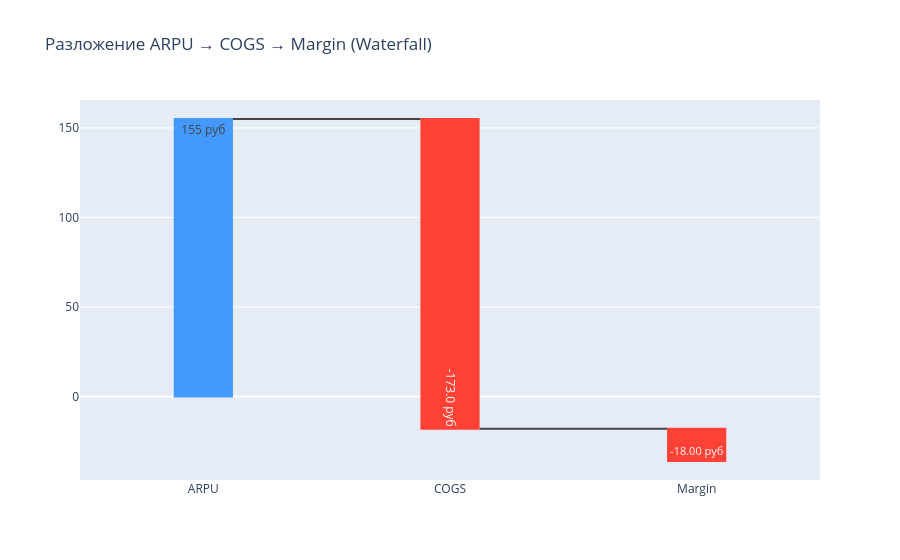

Notebook code for this chart:
### Code cell
import plotly.graph_objects as go

fig = go.Figure(go.Waterfall(
    name="ARPU breakdown", orientation="v",
    measure=["absolute", "relative", "relative"],
    x=["ARPU", "COGS", "Margin"],
    text=[f"{arpu} руб", f"-{cogs} руб", f"{monthly_margin:.2f} руб"],
    y=[arpu, -cogs, monthly_margin]))
fig.update_layout(
    title="Разложение ARPU → COGS → Margin (Waterfall)",
    waterfallgroupgap=0.7)
fig.show()

### Figure 1 — Plotly figure (JSON) as saved in the notebook; plotly's stock layout.template omitted (floating-point values rounded to 4 significant figures)
{"data": [{"measure": ["absolute", "relative", "relative"], "name": "ARPU breakdown", "orientation": "v", "text": ["155 руб", "-173.0 руб", "-18.00 руб"], "type": "waterfall", "x": ["ARPU", "COGS", "Margin"], "y": [155, -173, -18]}], "layout": {"autosize": true, "title": {"text": "Разложение ARPU → COGS → Margin (Waterfall)"}, "waterfallgroupgap": 0.7, "xaxis": {"autorange": true, "range": [-0.5, 2.5], "type": "category"}, "yaxis": {"autorange": true, "range": [-46.61, 165.6], "type": "linear"}}}
